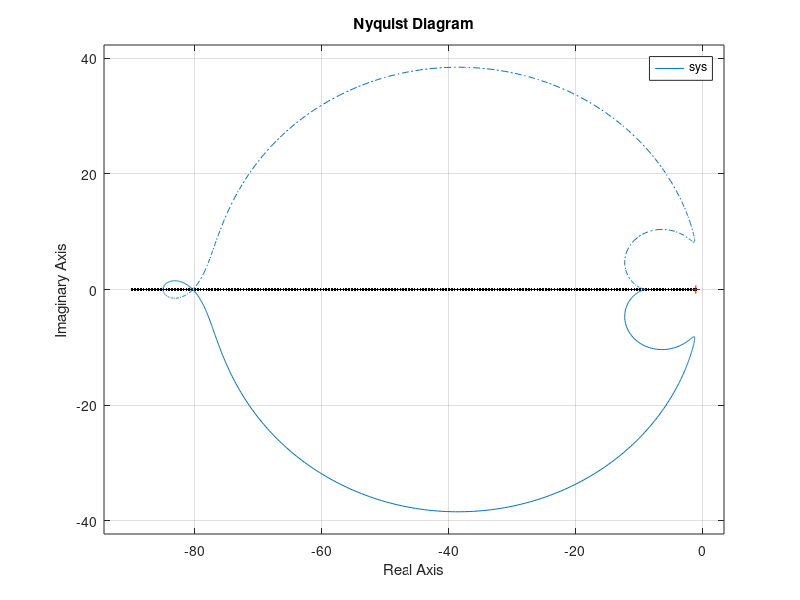
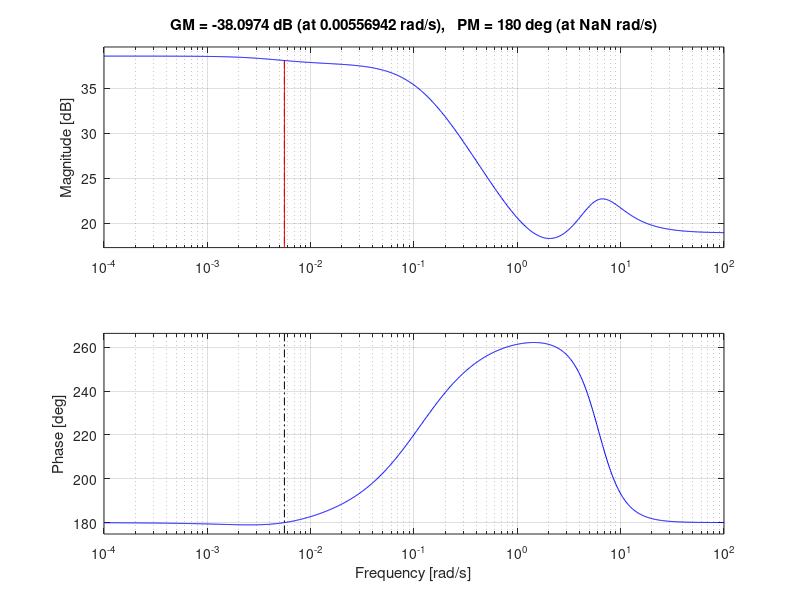

Here is the MATLAB script that generated these plots, in order:
% 定义振幅范围
a = pi/18;
% 绘制负倒描述函数曲线
figure(1);
for A = a:0.1:20
    x = -pi / (asin(a/A) + (a/A)*sqrt(1 - (a/A)^2)) / 2;
    y = 0;
    z = x + y * 1i;
    plot(x, y, 'k.');
    hold on;
end

num = [-8.85 -59 50.55 339 1.7];%分子
den = [1 6.69 36.87 -4.22 -0.02];%分母
sys = tf(num,den)
nyquist(sys);  % 画奈奎斯特图
% grid on;
figure(2)
margin(sys);  % 画伯德图
% grid on;
% 不画，直接给参数赋值出来
% [Gm,Pm,Wcg,Wcp] = margin(sys);%Gm幅值裕度 Pm相角裕度 Wcg穿越频率 Wcp剪切频率
